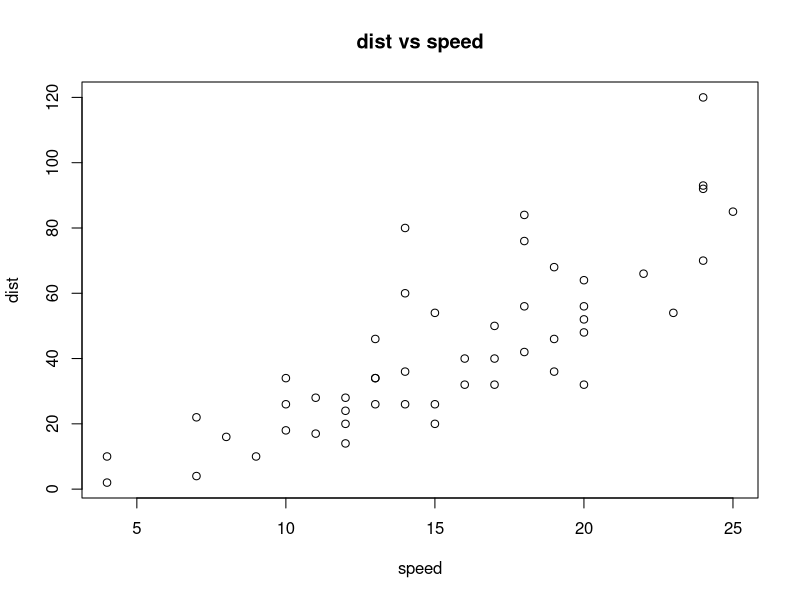

Generate this figure with R:
## ---- chunk 1
knitr::opts_chunk$set(echo = TRUE)
## ---- chunk 2
## Your code
i <- 1:1000
result_A1 <- sum(1/i^2)

result_A1
## ---- chunk 3
## Your code
N <- 100
F <- rep(NA, N)
F[1] <- 1
F[2] <- 1
for(n in 3:N){
  F[n] <- F[n-1] + F[n-2]
}

F[100]
## ---- chunk 4
## Your code
plot(x=cars$speed, y = cars$dist, xlab="speed", ylab="dist", main="dist vs speed")
## ---- chunk 5
## Your code
lmfit <- lm(mpg ~ cyl + disp + hp + drat, data=mtcars)
## ---- chunk 6
## Your code
pvalue <- summary(lmfit)$coefficients["cyl", "Pr(>|t|)"]

pvalue
